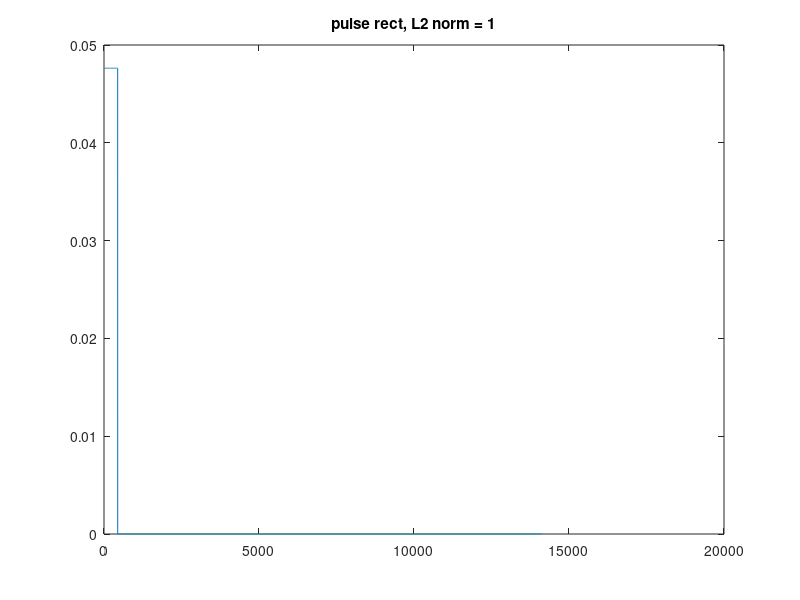
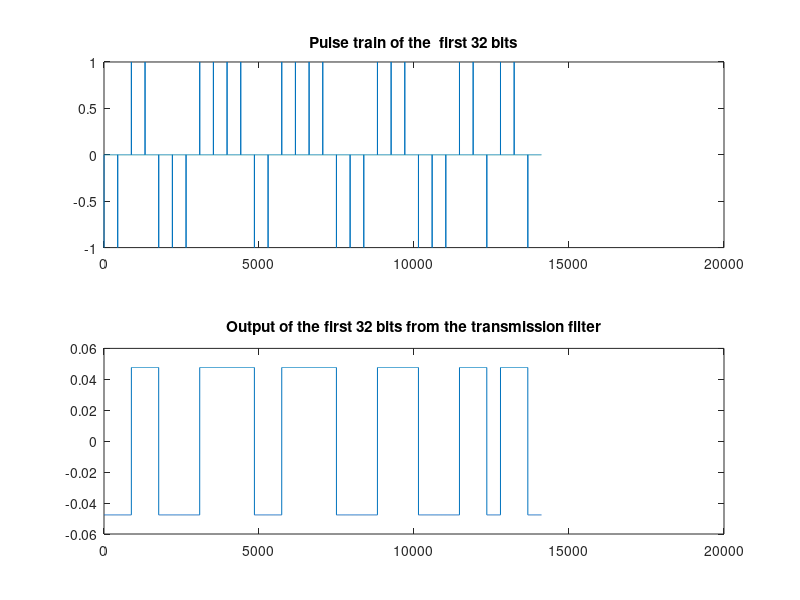

These charts were generated, in order, by the following MATLAB code: (Note: this script raises an error after producing the figures.)
clear all
clc

config = load("config.mat").config;
config.pulsetype = 1; % 1 for sinc,  0 for rect
config.K = 1e4;
config.synch = 0; % 0 for without the synchronization mechanism, 1 with it.
config.mod = 0;% 0 without modulation, 1 with.

infobits = rand(1,config.ninfobits)>0.5; %making bernuli vector


% Q 2

rectL2norm = sum(config.tpulserect.^2);
plot(config.tpulserect)
str = sprintf("pulse rect, L2 norm = %g", rectL2norm);
title(str)


BPSKbits = 1-2*infobits; %making bernuli vector
pulseTrain = upsample(BPSKbits, config.Ts);%making the pulse train


figure
subplot(2,1,1)

plot(pulseTrain(1:32*config.Ts))
title("Pulse train of the  first 32 bits")

subplot(2,1,2)
txpulse = config.tpulserect;
TXFiltout = conv(txpulse, pulseTrain);
plot(TXFiltout(1:32*config.Ts))
title("Output of the first 32 bits from the transmission filter")
sgtitle("rect")


figure
sincL2norm = sum(config.tpulsesinc.^2);
plot(config.tpulsesinc)
str = sprintf("pulse sinc, L2 norm = %g", sincL2norm);
title(str)

figure

subplot(2,1,1)

plot(pulseTrain(1:32*config.Ts))
title("Pulse train of the  first 32 bits")

subplot(2,1,2)
txpulse = config.tpulsesinc;
TXFiltout = conv(txpulse, pulseTrain);

plot(TXFiltout(1:32*config.Ts))
title("Output of the first 32 bits from the transmission filter")
sgtitle("sER = mean(infobits~=rxbits);inc")
%}

%Q 3

%snr = 100 dB
config.snrdB = 100;
figure

subplot(2,1,1)
ChannelInVec = TX1(config,infobits);
plot(ChannelInVec(1:4*config.Fs))
title("First 4 sec of the channel input")

subplot(2,1,2)
ChannelOutVec = ChannelTXRX(config,ChannelInVec);
plot(ChannelOutVec(1:4*config.Fs))
title("First 4 sec of the channel output")

sgtitle("SNR = 100 dB")

%snr = 40 dB
figure
config.snrdB = 40;
subplot(2,1,1)
ChannelInVec = TX1(config,infobits);
plot(ChannelInVec(1:4*config.Fs))
title("First 4 sec of the channel input")

subplot(2,1,2)
ChannelOutVec = ChannelTXRX(config,ChannelInVec);
plot(ChannelOutVec(1:4*config.Fs))
title("First 4 sec of the channel output")

sgtitle("SNR = 40 dB")

%snr = 12 dB
figure
config.snrdB = 12;
subplot(2,1,1)
ChannelInVec = TX1(config,infobits);
plot(ChannelInVec(1:4*config.Fs))
title("First 4 sec of the channel input")

subplot(2,1,2)
ChannelOutVec = ChannelTXRX(config,ChannelInVec);
plot(ChannelOutVec(1:4*config.Fs))
title("First 4 sec of the channel output")
sgtitle("SNR = 12 dB")


[rxbits, filterOut] = RX1(config,ChannelOutVec);
BER = mean(infobits ~= rxbits);

%}
% Q 4

config.snrdB = 100; 
config.pulsetype = 0; %rect
ChannelInVec = TX1(config,infobits);
ChannelOutVec = ChannelTXRX(config,ChannelInVec);
[rxbits, filterOut] = RX1(config,ChannelOutVec);


figure
plot(filterOut((config.Fs + length(txpulse)-4000):(config.Fs + length(txpulse)+4000)))
hold on
plot(config.Fs + length(txpulse) ,filterOut(config.Fs + length(txpulse)) ,'rx') %plot a red x 
title("output of the matched filter")
hold off
BER1 = mean(infobits ~= rxbits);



RefInputRect = load("RefInputRect.mat");

[rxbits,filterOut] = RX1(config,RefInputRect.ChannelOutVec);
infobits = RefInputRect.infobits(:)';
BER2 = mean(infobits ~= rxbits);

SNRrect = (-12:3:12);
BERrect = zeros(1,length(SNRrect));

for i = 1:length(SNRrect)
    config.snrdB = SNRrect(i);
    ChannelInVec = TX1(config,infobits);
    ChannelOutVec = ChannelTXRX(config,ChannelInVec);
    [rxbits, filterOut] = RX1(config,ChannelOutVec);
    BERrect(i) = mean(infobits ~= rxbits);
end

figure
semilogy(SNRrect, BERrect);
title("BER vs SNR")
subtitle("rect")
xlabel("SNR")
ylabel("BER")

%}
config.pulsetype = 1; % sinc as default
config.snrdB = 100;

%q 4.d

RefInputSinc = load("RefInputSinc.mat");

config.snrdB = 100;
config.pulsetype = 1; %sinc

[rxbits,filterOut] = RX1(config,RefInputSinc.ChannelOutVec);
infobits = RefInputSinc.infobits(:)';
BER3 = mean(infobits ~= rxbits);

SNRsinc = (-12:3:12);
BERsinc = zeros(1,length(SNRsinc));

for i = 1:length(SNRsinc)
    config.snrdB = SNRsinc(i);
    ChannelInVec = TX1(config,infobits);
    ChannelOutVec = ChannelTXRX(config,ChannelInVec);
    [rxbits, filterOut] = RX1(config,ChannelOutVec);
    BERsinc(i) = mean(infobits ~= rxbits);
end

figure
semilogy(SNRsinc, BERsinc);
title("BER vs SNR")
subtitle("sinc")
xlabel("SNR")
ylabel("BER")
%}


%Q 5.c

config.snrdB = 100;
config.synch = 1; % with the synchronization mechanism 
config.pulsetype = 1; %sinc
synchbits = config.synchbits(:)';
infobits = rand(1,config.ninfobits)>0.5; %making bernuli vector

ChannelInVec = TX1(config,[synchbits, infobits]);
ChannelOutVec = ChannelTXRX(config,ChannelInVec);
[rxbits, filterOut] = RX1(config,ChannelOutVec);

BERsynch = mean(infobits ~= rxbits);
%}

%Q 5.d

config.pulsetype = 1;
config.synch = 1;

RefInputSynch = load("RefInputSynch.mat");
[rxbits, filterOut] = RX1(config,RefInputSynch.ChannelOutVec);
infobits = RefInputSynch.infobits(:)';
BER5d = mean(infobits ~= rxbits);


% Q 5.e

SNR5e = (-12:3:12);
BER5e = zeros(1,length(SNR5e));

for i = 1:length(SNR5e)
    config.snrdB = SNR5e(i);
    ChannelInVec = TX1(config,[config.synchbits, infobits]);
    ChannelOutVec = ChannelTXRX(config,ChannelInVec);
    [rxbits, filterOut] = RX1(config,ChannelOutVec);
    BER5e(i) = mean(infobits ~= rxbits);
end

figure
semilogy(SNR5e, BER5e);
title("BER vs SNR")
subtitle("synchronization mechanism")
xlabel("SNR")
ylabel("BER")

config.snrdB = 100;
% Q 6

%q 6.a
config.mod = 1; 
config.synch = 1; % with the synchronization mechanism 
config.pulsetype = 1; %sinc
synchbits = config.synchbits(:)';
infobits = rand(1,config.ninfobits)>0.5; %making bernuli vector

ChannelInVec = TX1(config,[synchbits, infobits]);
ChannelOutVec = ChannelTXRX(config,ChannelInVec);
[rxbits, filterOut] = RX1(config,ChannelOutVec);

BERmod = mean(infobits ~= rxbits);


%q 6.b
RefInputMod = load("RefInputMod.mat");
[rxbits,filterOut, halfBetta] = RX1(config,RefInputMod.ChannelOutVec);
infobits = RefInputMod.infobits(:)';
BERrefmod = mean(infobits ~= rxbits);


%q 6.c
SNR6 = (-12:3:12);
BER6 = zeros(1,length(SNR6));

for i = 1:length(SNR6)
    config.snrdB = SNR6(i);
    ChannelInVec = TX1(config,[config.synchbits, infobits]);
    ChannelOutVec = ChannelTXRX(config,ChannelInVec);
    [rxbits, filterOut] = RX1(config,ChannelOutVec);
    BER6(i) = mean(infobits ~= rxbits);
end

figure
semilogy(SNR6, BER6);
title("BER vs SNR")
subtitle("modulation")
xlabel("SNR")
ylabel("BER")
